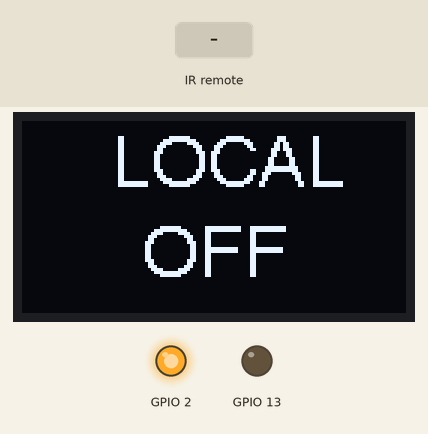
A sketch run on a simulated ESP8266 (NodeMCU). On the bench: 128×64 one-colour display, output pins drawn as LEDs (lit = HIGH). Inputs (shaded band) come from the test bench. WiFi joins after 1.5 s; servers stay silent unless stated; the Firebase database answers and starts empty; what the sketch prints to the serial monitor is not drawn.

Above: at 2.7 s.
2.8 s: infrared code 0xFF18E7 received
At 4.0 s:
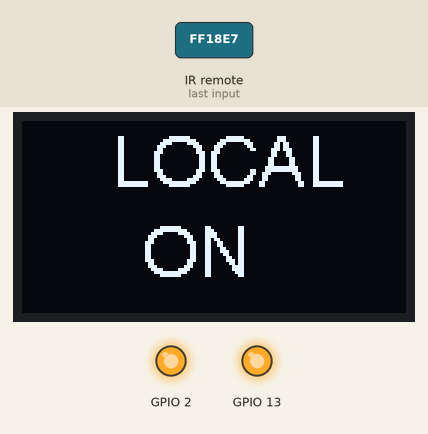
4.3 s: infrared code 0xFFB04F received
At 6.1 s:
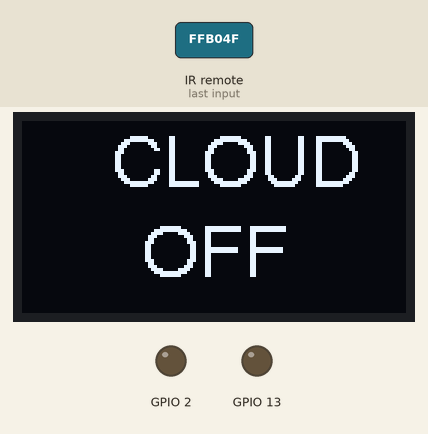
7.2 s: infrared code 0xFF6897 received
At 9.7 s:
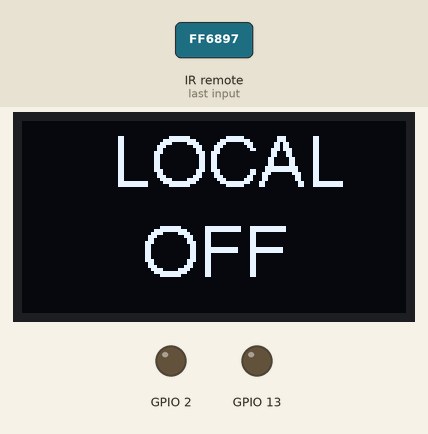
10.0 s: infrared code 0xFF629D received
At 11.7 s:
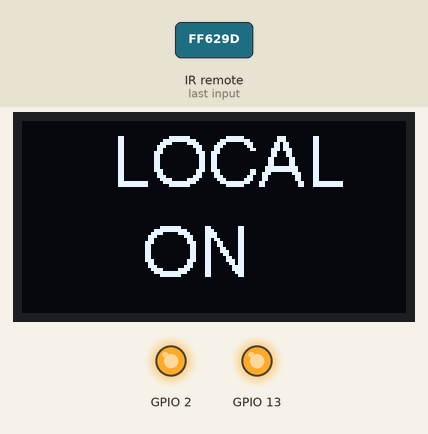
Timing chart, 0 to 13.2 s (numbered marks = the images above; inputs shaded):
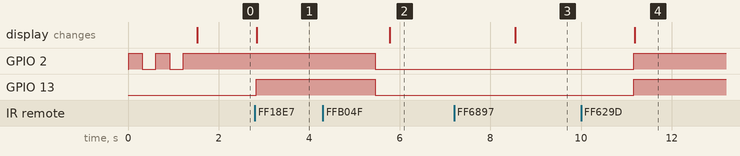

The sketch:

GISMO6_IRRemote_OLED_FB.ino
```cpp
// (licence header left out)
#include <Arduino.h>
#include <IRremoteESP8266.h>
#include <IRrecv.h>
#include <IRutils.h>
#include "Credentials.h"

// An IR detector/demodulator is connected to GPIO pin 16(D5 on a NodeMCU
// board).
// Note: GPIO 16 won't work on the ESP8266 as it does not have interrupts.
const uint16_t kRecvPin = 4;

IRrecv irrecv(kRecvPin);

decode_results results;

void OLEDInit();
void OLEDUpdate();
void WiFiInit();
void FirebaseInit();
void FirebaseWrite();
void FirebaseRead();

bool controlMode=0;
bool controlStatus=0;
String modeDisplay="LOCAL";
String statusDisplay="OFF";

String tag1 = "IOTLAB/IR/Mode";
String tag2 = "IOTLAB/IR/Status";

String motorCmdFull;
String motorCmd;
int finalCmd;


void setup() {
  pinMode(2,OUTPUT);
  pinMode(13,OUTPUT);
  Serial.begin(115200);
  irrecv.enableIRIn();  // Start the receiver
  while (!Serial)  // Wait for the serial connection to be establised.
    delay(50);
  Serial.println();
  Serial.print("IRrecvDemo is now running and waiting for IR message on Pin ");
  Serial.println(kRecvPin);

  OLEDInit();
  WiFiInit();
  FirebaseInit();
}

void loop() {
  if (irrecv.decode(&results)) {
    // print() & println() can't handle printing long longs. (uint64_t)
    long btnValue = results.value;
    serialPrintUint64(btnValue);
    Serial.println("");
    switch(btnValue){
      case 16718055:
      case 16736925:
      case 16712445:
      Serial.println("Up arrow");
      if(controlMode == 0){
      digitalWrite(2,HIGH);
      digitalWrite(13,HIGH);
      controlStatus = 1;
      statusDisplay = "ON";}
      break;
      case 16730805:
      case 16754775:
      case 16720605:
      Serial.println("Down arrow");
      if(controlMode == 0){
      digitalWrite(2,LOW);
      digitalWrite(13,LOW);
      controlStatus = 0;
      statusDisplay = "OFF";}
      break;
      case 16738455:
      case 16728765:
      case 16753245:
      Serial.println("Local Control");
      controlMode = 0;
      modeDisplay = "LOCAL";
      break;
      case 16756815:
      case 16732845:
      case 16769565:
      Serial.println("Cloud Control");
      controlMode = 1;
      modeDisplay = "CLOUD";
      controlStatus =0;
      statusDisplay = "OFF";
      digitalWrite(2,LOW);
      digitalWrite(13,LOW);
      Firebase.setString(firebaseData,"IOTLAB/IR/Cloud_Cmd","000");
      break;
      default:
      Serial.println("Not a valid key");
      break;
    }
    irrecv.resume();  // Receive the next value

  }
if(controlMode){
Firebase.getString(firebaseData,"IOTLAB/IR/Cloud_Cmd",motorCmdFull);
motorCmd = motorCmdFull.substring(2,motorCmdFull.length()-2);
finalCmd = motorCmd.toInt();

if(finalCmd == 1)
{
  digitalWrite(2,HIGH);
  digitalWrite(13,HIGH);
  Serial.println("Appliance ON");
  statusDisplay = "ON";
}
else
{
  digitalWrite(2,LOW);
  digitalWrite(13,LOW);
  Serial.println("Applinace OFF");
  statusDisplay = "OFF";

}
}
  OLEDUpdate();
  FirebaseWrite();
  delay(1000);
}
void OLEDInit(){
  display.init();
  display.setFont(ArialMT_Plain_24);
}

void OLEDUpdate(){
  display.clear();
  display.drawString(30,0,modeDisplay);
  display.drawString(40,30,statusDisplay);
  display.display();
}
void WiFiInit(){
  pinMode(2,OUTPUT);
  WiFi.begin(WIFI_SSID, WIFI_PASSWORD);
  Serial.print("Connecting to Wi-Fi");
  while (WiFi.status() != WL_CONNECTED)
  {
    Serial.print(".");
    digitalWrite(2,!digitalRead(2));
    delay(300);
  }
  Serial.println();
  Serial.print("Connected with IP: ");
  Serial.println(WiFi.localIP());
  Serial.println();

}
void FirebaseInit(){
  Firebase.begin(FIREBASE_HOST, FIREBASE_AUTH);
  Firebase.reconnectWiFi(true);

}
void FirebaseWrite(){
  Firebase.setString(firebaseData,tag1,modeDisplay);
  Firebase.setString(firebaseData,tag2,statusDisplay);
}
```

Credentials.h
```cpp
#define FIREBASE_HOST "xxxxxxxxxxxxxxxxxxxxxxxx" //Do not include https:// in FIREBASE_HOST
#define FIREBASE_AUTH "xxxxxxxxxxxxxxxxxxxxxxxx"
#define WIFI_SSID "xxxxxxxxxxxxxxxxxxxx"
#define WIFI_PASSWORD "xxxxxxxxxxxxxxxxxxxxxxxxxxx"
#include <Wire.h>
#include "SSD1306.h"
#include "FirebaseESP32.h"
FirebaseData firebaseData;
SSD1306  display(0x3c, 21, 22);
```

Measured:
- after the input at 2.8 s, GPIO 13: LOW → HIGH at once; the display: changes after 0.05 s (image 1)
- after the input at 4.3 s, GPIO 2, GPIO 13: HIGH → LOW after 1.2 s; the display: changes after 1.5 s (image 2)
- after the input at 7.2 s, the display: changes after 1.4 s (image 3)
- after the input at 10.0 s, GPIO 2, GPIO 13: LOW → HIGH after 1.2 s; the display: changes after 1.2 s (image 4)
